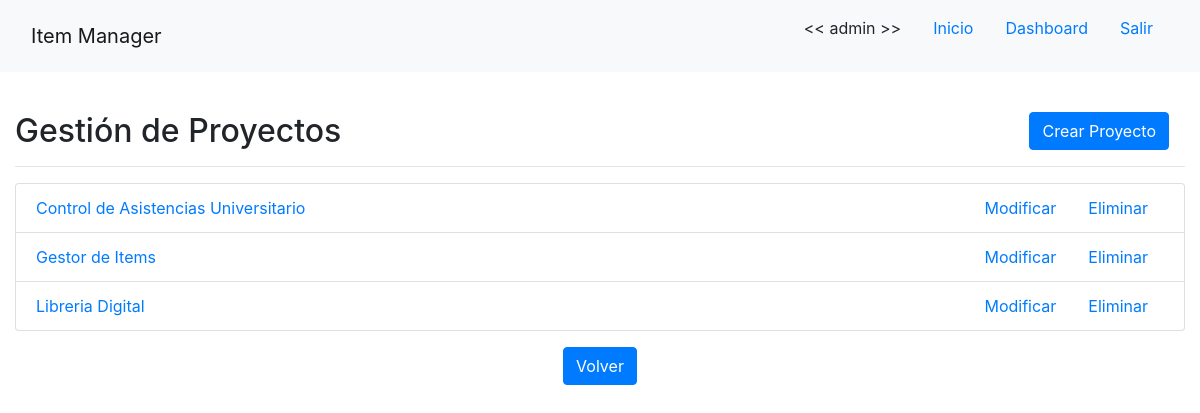
Page /proyecto/ (signed in) on the earlier database version.
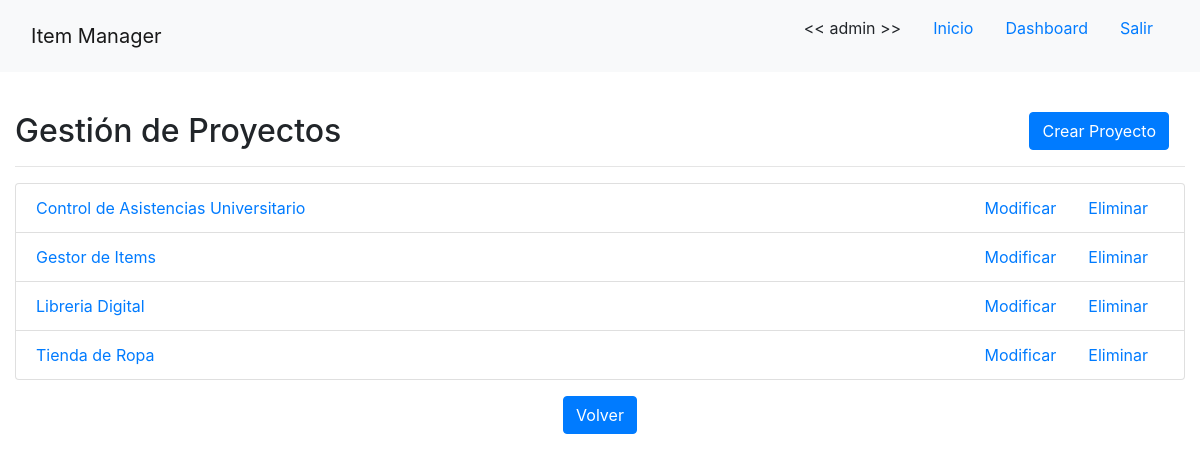
Same page on the later database version.
### app/models/proyecto.py (models this page shows, shortened)
class Proyecto(models.Model):
    nombre = models.CharField(verbose_name='nombre', max_length=255, unique=True)
    creacion = models.DateTimeField(verbose_name='fecha de creacion', auto_now_add=True, max_length=255)
    lider = models.ForeignKey(User, verbose_name='lider', related_name="lidera", on_delete=models.PROTECT)
    equipo = models.ManyToManyField(User, verbose_name='equipo', related_name="participa")

### app/views/proyecto.py (the view)
# urls.py: path('proyecto/', ProyectoListView.as_view(), name='proyecto-list'),
class ProyectoListView(LoginRequiredMixin, ListView):
    template_name = 'app/proyecto_list.html'
    model = Proyecto
    queryset = Proyecto.objects.order_by('nombre')

### app/templates/app/proyecto_list.html (shortened to what this page needs)
{% extends 'base.html' %}
{% load crispy_forms_tags %}
{% block content %}
    {% if user.is_staff %}
    <br>
    <h2>Gestión de Proyectos
    <div class="float-right"><a class="btn btn-primary mx-3 float-right" href="{% url 'proyecto-create' %}">Crear Proyecto</a></div>
    </h2>
    <hr>
    <ul class="list-group">
        {% for proyecto in object_list %}
            <li class="list-group-item">
                <a href="{% url 'proyecto-detail' proyecto.id %}">
                    <div class="float-left">{{ proyecto.nombre }}</div>
                </a>
                <div>
                    <a class="mx-3 float-right" href="{% url 'proyecto-delete' proyecto.id %}">Eliminar</a>
                    <a class="mx-3 float-right" href="{% url 'proyecto-update' proyecto.id %}">Modificar</a>
                </div>
            </li>
        {% endfor %}
    </ul>
    <div class="text-center mt-3">
        <a class="btn btn-primary" href="{% url 'dashboard' %}">Volver</a>
    </div>
    {% else %}
        <br>
        <h2>No tiene los permisos necesarios para ver esta página!</h2>
        <a class="btn btn-primary" href="{% url 'home' %}">Volver al Inicio</a>
    {% endif %}
{% endblock %}

Differences in the rows shown:
added Proyecto: nombre "Tienda de Ropa"
